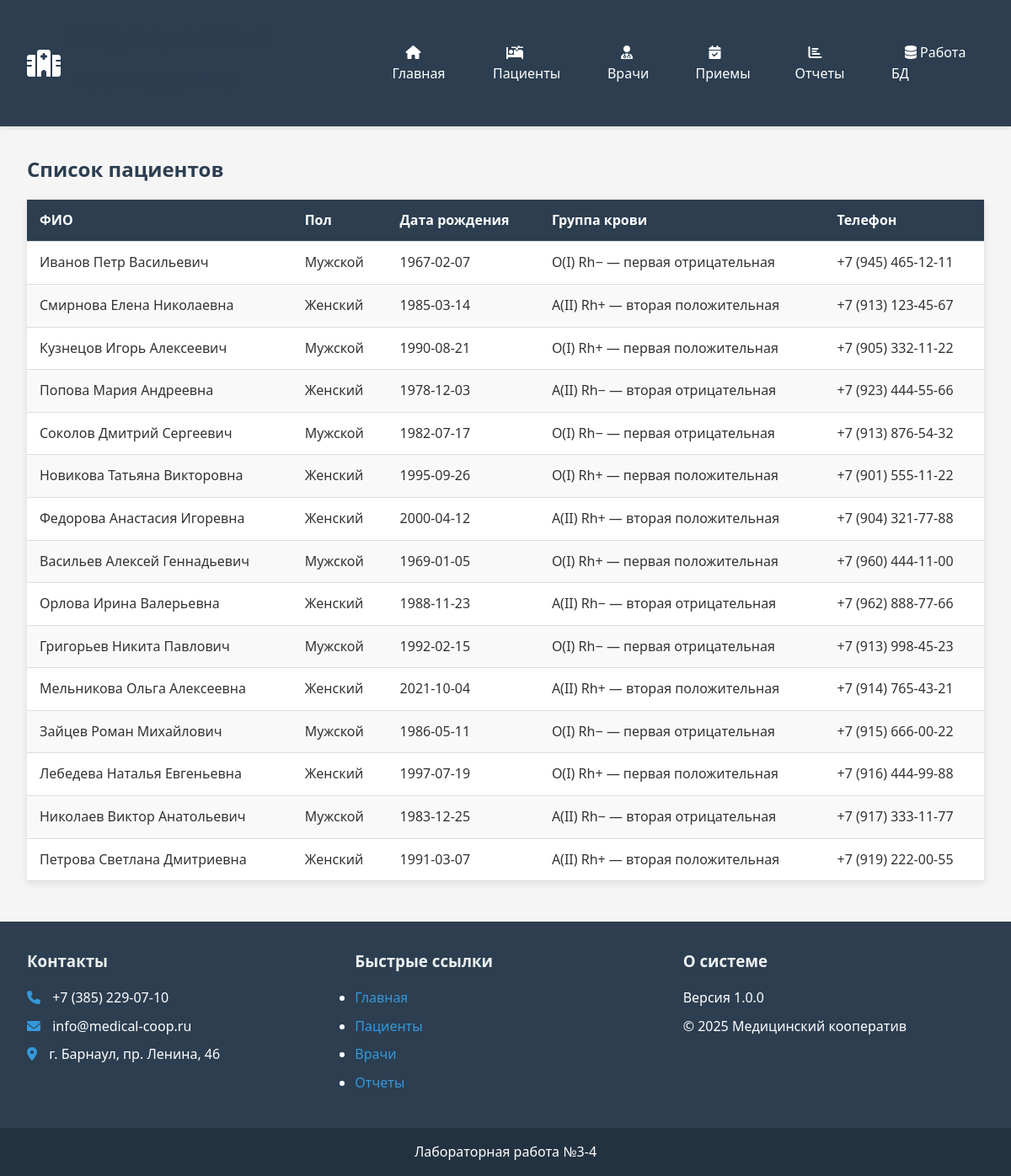
The app's page /pages/patients/patients.php, older data.
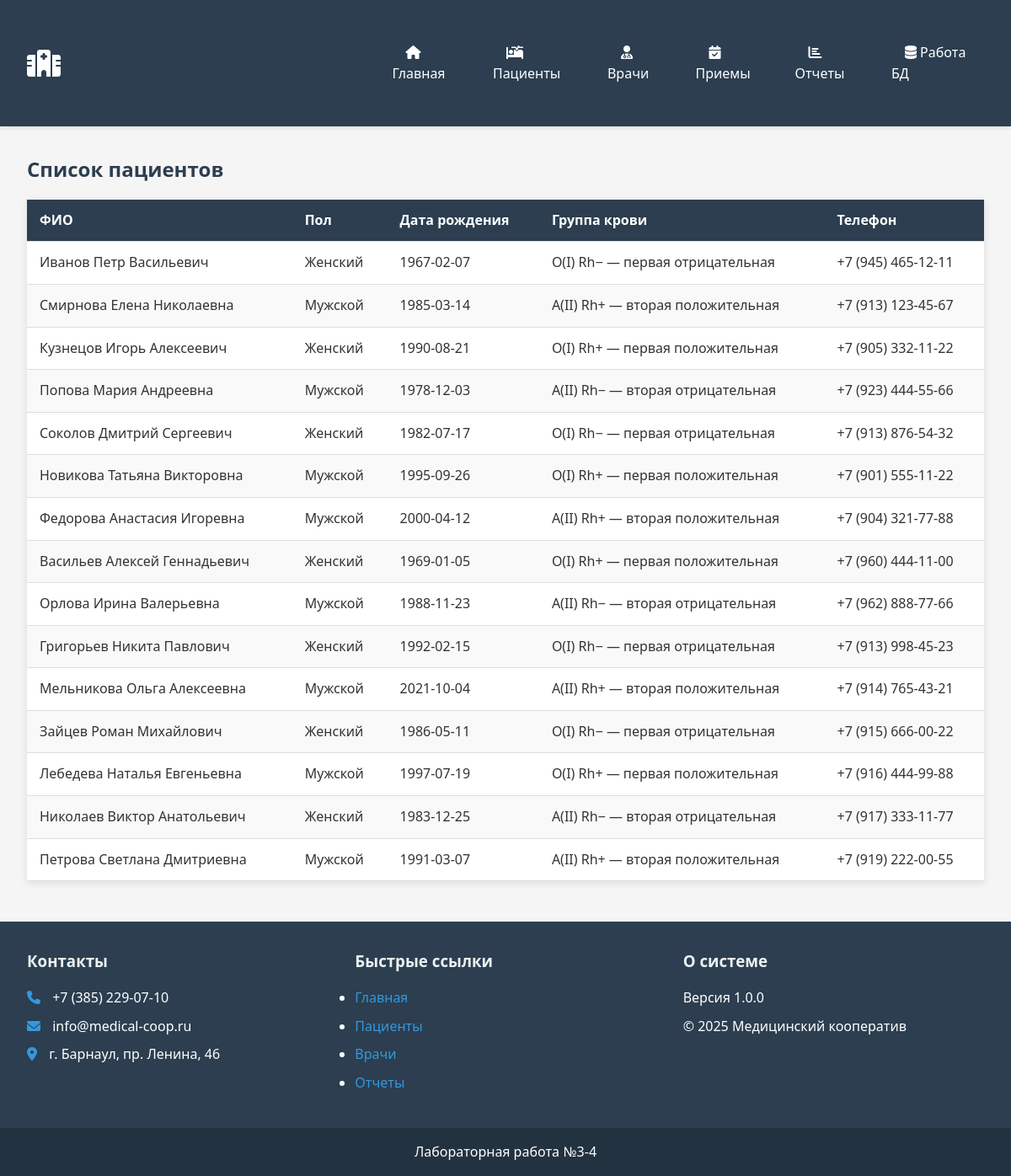
The same page, newer data.
### tables this page shows
CREATE TABLE `patient` (
  `id` int(11) NOT NULL,
  `last_name` varchar(20) DEFAULT NULL,
  `first_name` varchar(20) DEFAULT NULL,
  `patronymic` varchar(20) DEFAULT NULL,
  `gender` int(11) NOT NULL,
  `data_of_birth` date DEFAULT NULL,
  `reg_address` varchar(50) DEFAULT NULL,
  `resid_address` varchar(50) DEFAULT NULL,
  `passport` int(11) DEFAULT NULL,
  `insurance_policy` varchar(50) DEFAULT NULL,
  `organization` varchar(50) DEFAULT NULL,
  `phone_number` varchar(20) DEFAULT NULL,
  `email` varchar(50) DEFAULT NULL,
  `blood_type` int(11) DEFAULT NULL
);

CREATE TABLE `gender` (
  `id` int(11) NOT NULL AUTO_INCREMENT,
  `gen` varchar(50) DEFAULT NULL,
  PRIMARY KEY (`id`)
);

CREATE TABLE `blood_type` (
  `id` int(11) NOT NULL,
  `type` varchar(50) DEFAULT NULL
);

### pages/patients/patients.php (the view)
<?php
require_once '../../includes/header.php';
require_once '../../includes/config.php';
$sql = "SELECT p.*, g.gen as gender_name, bt.type as blood_type_name
        FROM patient p
        JOIN gender g ON p.gender = g.id
        JOIN blood_type bt ON p.blood_type = bt.id";
$result = $conn->query($sql);
?>
<h2>Список пациентов</h2>
<table class="table">
    <thead>
        <tr>
            <th>ФИО</th>
            <th>Пол</th>
            <th>Дата рождения</th>
            <th>Группа крови</th>
            <th>Телефон</th>
        </tr>
    </thead>
    <tbody>
        <?php while($row = $result->fetch_assoc()): ?>
        <tr>
            <td><?= $row['last_name'] ?> <?= $row['first_name'] ?> <?= $row['patronymic'] ?></td>
            <td><?= $row['gender_name'] ?></td>
            <td><?= $row['data_of_birth'] ?></td>
            <td><?= $row['blood_type_name'] ?></td>
            <td><?= $row['phone_number'] ?></td>
        </tr>
        <?php endwhile; ?>
    </tbody>
</table>
<?php require_once '../../includes/footer.php'; ?>

### includes/header.php (shortened to what this page needs)
<!DOCTYPE html>
<html lang="ru">
<head>
    <link rel="stylesheet" href="/medical_cooperative/css/style.css">
    <link rel="stylesheet" href="https://cdnjs.cloudflare.com/ajax/libs/font-awesome/6.0.0/css/all.min.css">
</head>
<body>
    <header class="header">
        <div class="logo">
            <i class="fas fa-hospital-alt"></i>
            <h1>Медицинский кооператив</h1>
        </div>
        <nav class="navbar">
            <ul>
                <li><a href="index.php"><i class="fas fa-home"></i> Главная</a></li>
                <li><a href="pages/patients/patients.php"><i class="fas fa-procedures"></i> Пациенты</a></li>
                <li><a href="pages/doctors/doctors.php"><i class="fas fa-user-md"></i> Врачи</a></li>
                <li><a href="pages/visits/visits.php"><i class="fas fa-calendar-check"></i> Приемы</a></li>
                <li><a href="pages/reports/reports.php"><i class="fas fa-chart-bar"></i> Отчеты</a></li>
                <li><a href="workdb.php"><i class="fas fa-database"></i> Работа БД</a></li>
            </ul>
        </nav>
    </header>
    <div class="content-wrapper">

### includes/footer.php
</div>
    <footer class="footer">
        <div class="footer-content">
            <div class="footer-section">
                <h3>Контакты</h3>
                <p><i class="fas fa-phone"></i> +7 (385) 229-07-10</p>
                <p><i class="fas fa-envelope"></i> info@medical-coop.ru</p>
                <p><i class="fas fa-map-marker-alt"></i> г. Барнаул, пр. Ленина, 46</p>
            </div>
            <div class="footer-section">
                <h3>Быстрые ссылки</h3>
                <ul>
                    <li><a href="index.php">Главная</a></li>
                    <li><a href="pages/patients/patients.php">Пациенты</a></li>
                    <li><a href="pages/doctors/doctors.php">Врачи</a></li>
                    <li><a href="pages/reports/reports.php">Отчеты</a></li>
                </ul>
            </div>
            <div class="footer-section">
                <h3>О системе</h3>
                <p>Версия 1.0.0</p>
                <p>&copy; 2025 Медицинский кооператив</p>
            </div>
        </div>
        <div class="footer-bottom">
            <p>Лабораторная работа №3-4</p>
        </div>
    </footer>
</body>
</html>

### css/style.css (style rules this page uses)
:root { --primary-color: #3498db; --secondary-color: #2980b9; --accent-color: #e74c3c; --light-color: #ecf0f1; --dark-color: #2c3e50; --success-color: #2ecc71; --warning-color: #f39c12; --danger-color: #e74c3c; }
* { margin: 0; padding: 0; box-sizing: border-box; font-family: 'Segoe UI', Tahoma, Geneva, Verdana, sans-serif; }
body { background-color: #f5f5f5; color: #333; line-height: 1.6; }
a { text-decoration: none; color: var(--primary-color); }
.header { background-color: var(--dark-color); color: white; padding: 1rem 2rem; display: flex; justify-content: space-between; align-items: center; box-shadow: 0 2px 5px rgba(0,0,0,0.1); }
.logo { display: flex; align-items: center; gap: 10px; }
.logo i { font-size: 2rem; }
.navbar ul { display: flex; list-style: none; gap: 20px; }
.navbar a { color: white; padding: 0.5rem 1rem; border-radius: 4px; transition: background-color 0.3s; }
.content-wrapper { min-height: calc(100vh - 120px); padding: 2rem; }
h1, h2, h3 { margin-bottom: 1rem; color: var(--dark-color); }
.table { width: 100%; border-collapse: collapse; margin: 1rem 0; background: white; box-shadow: 0 2px 10px rgba(0,0,0,0.1); }
.table th, .table td { padding: 12px 15px; text-align: left; border-bottom: 1px solid #ddd; }
.table th { background-color: var(--dark-color); color: white; }
.table tr:nth-child(even) { background-color: #f9f9f9; }
.footer { background-color: var(--dark-color); color: white; padding: 2rem 0 0; }
.footer-content { display: grid; grid-template-columns: repeat(auto-fit, minmax(250px, 1fr)); gap: 2rem; padding: 0 2rem; max-width: 1200px; margin: 0 auto; }
.footer-section h3 { margin-bottom: 1rem; color: var(--light-color); }
.footer-section p, .footer-section li { margin-bottom: 0.5rem; }
.footer-section i { margin-right: 10px; color: var(--primary-color); }
.footer-bottom { text-align: center; padding: 1rem; background-color: rgba(0,0,0,0.2); margin-top: 2rem; }

Row changes from the older to the newer data that the page shows:
changed through a linked row, patient "Иванов": gender.gen "Мужской" → "Женский"
changed through a linked row, patient "Смирнова": gender.gen "Женский" → "Мужской"
changed through a linked row, patient "Кузнецов": gender.gen "Мужской" → "Женский"
changed through a linked row, patient "Попова": gender.gen "Женский" → "Мужской"
changed through a linked row, patient "Соколов": gender.gen "Мужской" → "Женский"
changed through a linked row, patient "Новикова": gender.gen "Женский" → "Мужской"
changed through a linked row, patient "Федорова": gender.gen "Женский" → "Мужской"
changed through a linked row, patient "Васильев": gender.gen "Мужской" → "Женский"
changed through a linked row, patient "Орлова": gender.gen "Женский" → "Мужской"
changed through a linked row, patient "Григорьев": gender.gen "Мужской" → "Женский"
changed through a linked row, patient "Мельникова": gender.gen "Женский" → "Мужской"
changed through a linked row, patient "Зайцев": gender.gen "Мужской" → "Женский"
changed through a linked row, patient "Лебедева": gender.gen "Женский" → "Мужской"
changed through a linked row, patient "Николаев": gender.gen "Мужской" → "Женский"
changed through a linked row, patient "Петрова": gender.gen "Женский" → "Мужской"
